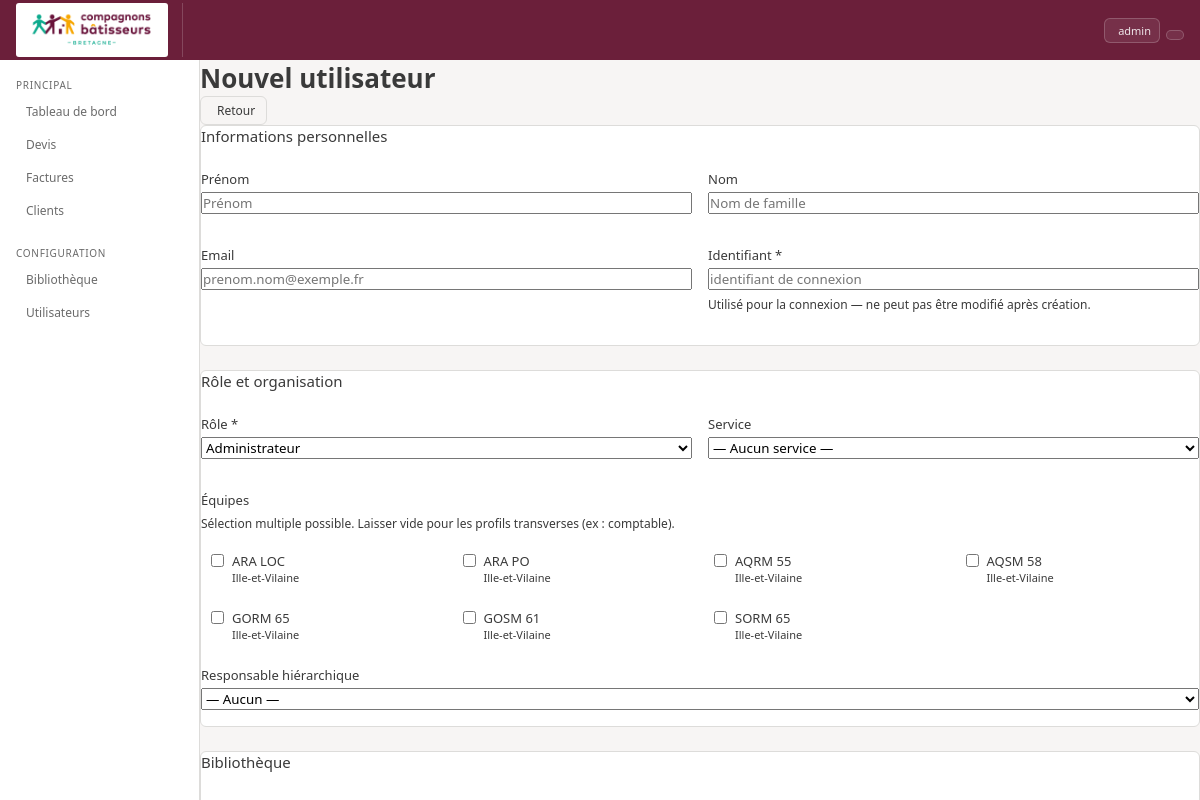
Screenshot of /utilisateurs/nouveau/ (signed in) with the database file from the repository.
### core/models.py (models this page shows, shortened)
class ParametresAssociation(models.Model):
    nom = models.CharField(max_length=200, default='Compagnons Bâtisseurs Bretagne')
    siret = models.CharField(max_length=50, blank=True)
    ape = models.CharField(max_length=20, blank=True)
    forme_juridique = models.CharField(
        max_length=100, blank=True, default='Association loi 1901'
    )
    adresse = models.TextField(blank=True)
    email = models.EmailField(blank=True)
    telephone = models.CharField(max_length=50, blank=True)
    site_web = models.URLField(blank=True)
    logo = models.ImageField(
        upload_to='logo/', null=True, blank=True
    )
    couleur_principale = models.CharField(
        max_length=7, default='#6B1F3A',
        help_text="Code hexadécimal ex: #6B1F3A"
    )
    couleur_secondaire = models.CharField(
        max_length=7, default='#2BBFA4',
        help_text="Code hexadécimal ex: #2BBFA4"
    )
    couleur_accent = models.CharField(
        max_length=7, default='#E8A020',
        help_text="Code hexadécimal ex: #E8A020"
    )
    slogan = models.CharField(
        max_length=200, blank=True,
        default='La solidarité, un chantier à partager'
    )
    class Meta:
        verbose_name = 'Paramètres association'
    @classmethod
    def get(cls):
        obj, _ = cls.objects.get_or_create(pk=1)
        return obj

class Equipe(models.Model):
    service = models.ForeignKey(
        Service, on_delete=models.PROTECT, related_name='equipes'
    )
    nom = models.CharField(max_length=200)
    ordre = models.IntegerField(default=0)
    class Meta:
        ordering = ['service', 'ordre', 'nom']
        verbose_name = 'Équipe'

class Service(models.Model):
    territoire = models.ForeignKey(
        Territoire, on_delete=models.PROTECT, related_name='services'
    )
    nom = models.CharField(max_length=200)
    conditions_devis = models.TextField(
        blank=True,
        help_text="Conditions de vente affichées sur les devis de ce service"
    )
    conditions_facture = models.TextField(
        blank=True,
        help_text="Conditions de vente affichées sur les factures de ce service"
    )
    created_at = models.DateTimeField(auto_now_add=True)
    class Meta:
        ordering = ['territoire', 'nom']
        verbose_name = 'Service'
    def __str__(self):
        return f"{self.territoire} — {self.nom}"

class Territoire(models.Model):
    nom = models.CharField(max_length=200)
    code = models.CharField(max_length=20, blank=True, help_text="Ex: 35, 29, COB")
    ordre = models.IntegerField(default=0)
    class Meta:
        ordering = ['ordre', 'nom']
        verbose_name = 'Territoire'
    def __str__(self):
        return self.nom

### core/views.py (the view, shortened to what this page needs)
# urls.py: path('utilisateurs/nouveau/', views.utilisateur_create, name='utilisateur-create'),
@login_required
def utilisateur_create(request):
    if not peut_gerer_utilisateurs(request.user):
        messages.error(request, 'Accès réservé aux administrateurs et responsables.')
        return redirect('core:dashboard')
    profil_courant = get_profil(request.user)
    if profil_courant.role == 'admin':
        equipes_disponibles = Equipe.objects.select_related('service__territoire').all()
        roles_disponibles = ProfilUtilisateur.ROLE_CHOICES
    else:
        equipes_disponibles = profil_courant.equipes.select_related('service__territoire').all()
        roles_disponibles = [
            (k, v) for k, v in ProfilUtilisateur.ROLE_CHOICES if k != 'admin'
        ]
    return render(request, 'core/utilisateur_form.html', {
        'profil': profil_courant,
        'equipes': equipes_disponibles,
        'roles': roles_disponibles,
        'services': Service.objects.select_related('territoire').all(),
        'responsables': ProfilUtilisateur.objects.filter(
            role__in=('admin', 'responsable'), user__is_active=True
        ).select_related('user').order_by('user__last_name'),
        'utilisateurs_biblio': User.objects.filter(
            is_active=True
        ).select_related('profil').order_by('last_name', 'first_name'),
        'mode': 'creation',
    })

### core/context_processors.py (called while the page is built)
def params_association(request):
    return {'params': ParametresAssociation.get()}

### core/permissions.py (called while the page is built)
def _get_profil(user):
    try:
        return user.profil
    except Exception:
        return None

def peut_gerer_utilisateurs(user):
    if not user.is_authenticated:
        return False
    profil = _get_profil(user)
    return profil and profil.role in ('admin', 'responsable')

### core/views.py (called while the page is built)
def get_profil(user):
    profil, _ = ProfilUtilisateur.objects.get_or_create(user=user)
    return profil

### core/templates/core/utilisateur_form.html (shortened to what this page needs)
{% extends 'core/base.html' %}
{% block content %}
<div class="page-header">
  <h1>{% if mode == 'creation' %}Nouvel utilisateur{% else %}Modifier {{ cible.user.get_full_name|default:cible.user.username }}{% endif %}</h1>
  <a href="{% url 'core:utilisateurs-list' %}" class="btn">
     Retour
  </a>
</div>
<form method="post">
  <div class="card form-card">
    <h2 class="form-section-title">Informations personnelles</h2>
    <div class="form-row">
      <div class="form-group">
        <label for="first_name">Prénom</label>
        <input type="text" id="first_name" name="first_name"
          value="{{ cible.user.first_name|default:'' }}"
          placeholder="Prénom">
      </div>
      <div class="form-group">
        <label for="last_name">Nom</label>
        <input type="text" id="last_name" name="last_name"
          value="{{ cible.user.last_name|default:'' }}"
          placeholder="Nom de famille">
      </div>
    </div>
    <div class="form-row">
      <div class="form-group">
        <label for="email">Email</label>
        <input type="email" id="email" name="email"
          value="{{ cible.user.email|default:'' }}"
          placeholder="prenom.nom@exemple.fr">
      </div>
      {% if mode == 'creation' %}
      <div class="form-group">
        <label for="username">Identifiant <span class="required">*</span></label>
        <input type="text" id="username" name="username"
          required placeholder="identifiant de connexion"
          autocomplete="off">
        <small class="form-hint">Utilisé pour la connexion — ne peut pas être modifié après création.</small>
      </div>
      {% endif %}
    </div>
  </div>
  <div class="card form-card">
    <h2 class="form-section-title">Rôle et organisation</h2>
    <div class="form-row">
      <div class="form-group">
        <label for="role">Rôle <span class="required">*</span></label>
        <select id="role" name="role" required>
          {% for val, label in roles %}
          <option value="{{ val }}"
            {% if mode == 'edition' and cible.role == val %}selected{% endif %}>
            {{ label }}
          </option>
          {% endfor %}
        </select>
      </div>
      <div class="form-group">
        <label for="service">Service</label>
        <select id="service" name="service">
          <option value="">— Aucun service —</option>
        </select>
      </div>
    </div>
    <div class="form-group">
      <label>Équipes</label>
      <small class="form-hint">Sélection multiple possible. Laisser vide pour les profils transverses (ex : comptable).</small>
      <div class="checkboxes-grid">
        {% for eq in equipes %}
        <label class="checkbox-label">
          <input type="checkbox" name="equipes" value="{{ eq.pk }}"
            {% if mode == 'edition' and eq in cible.equipes.all %}checked{% endif %}>
          <span>
            {{ eq.nom }}
            <small class="text-muted">{{ eq.service.territoire }}</small>
          </span>
        </label>
        {% endfor %}
      </div>
    </div>
    <div class="form-group">
      <label for="responsable">Responsable hiérarchique</label>
      <select id="responsable" name="responsable">
        <option value="">— Aucun —</option>
      </select>
    </div>
  </div>
  {% if mode == 'creation' %}
  <div class="card form-card">
    <h2 class="form-section-title">Bibliothèque</h2>
  </div>
  {% endif %}
</form>
{% endblock %}

### core/templates/core/base.html (shortened to what this page needs)
<!DOCTYPE html>
<html lang="fr">
<head>
<link rel="stylesheet" href="https://cdn.jsdelivr.net/npm/@tabler/icons-webfont@3.19.0/dist/tabler-icons.min.css"/>
</head>
<body>
<div class="topbar">
  <a href="{% url 'core:dashboard' %}" class="logo-area">
    {% if params.logo %}
      <img src="{{ params.logo.url }}" alt="{{ params.nom }}" style="height:54px;width:auto;background:#fff;border-radius:3px;padding:2px 5px">
    {% endif %}
  </a>
  {% if request.user.is_authenticated %}
  <div class="topbar-actions">
    <a href="{% url 'core:profil' %}" class="btn btn-ghost btn-sm">
      {{ request.user.get_full_name|default:request.user.username }}
    </a>
    <form method="post" action="{% url 'core:logout' %}" style="display:inline">
      <button type="submit" class="btn btn-ghost btn-sm" title="Se déconnecter">
      </button>
    </form>
  </div>
  {% endif %}
</div>
<div class="body-wrap">
  <div class="sidebar">
    <div class="nav-sect">Principal</div>
    <a href="{% url 'core:dashboard' %}" class="nav-item {% block nav_dashboard %}{% endblock %}">Tableau de bord</a>
    <a href="{% url 'core:devis-list' %}" class="nav-item {% block nav_devis %}{% endblock %}">Devis</a>
    <a href="{% url 'core:factures-list' %}" class="nav-item {% block nav_factures %}{% endblock %}">Factures</a>
    <a href="{% url 'core:clients' %}" class="nav-item {% block nav_clients %}{% endblock %}">Clients</a>
    <div class="nav-sect">Configuration</div>
    <a href="{% url 'core:biblio' %}" class="nav-item {% block nav_biblio %}{% endblock %}">Bibliothèque</a>
    {% if request.user.is_authenticated %}
      {% with role=request.user.profil.role %}
        {% if role == 'admin' or role == 'responsable' %}
        <a href="{% url 'core:utilisateurs-list' %}" class="nav-item {% block nav_users %}{% endblock %}">
          Utilisateurs
        </a>
        {% endif %}
      {% endwith %}
    {% endif %}
  </div>
  <div class="main">
    {% block content %}{% endblock %}
  </div>
</div>
</body>
</html>

### core/templates/core/base.html (style rules this page uses)
:root { --prune:#6B1F3A;--prune-dk:#4E1529;--prune-lt:#F5EEF1;--prune-bd:#D4A3B5; --teal:#2BBFA4;--teal-dk:#1E9081;--teal-lt:#E8F8F5;--teal-bd:#9DE0D5; --amber:#E8A020;--amber-lt:#FDF3E1; --red:#C0392B;--red-lt:#FDECEB; --gray:#3A3A3A;--gray-md:#6B6B6B;--gray-lt:#F0EEEC;--gray-bd:#DDDCDA; --white:#fff;--bg:#F7F5F4; --f:'Segoe UI',system-ui,sans-serif;--fm:'Courier New',monospace; --r:6px; }
* { box-sizing:border-box;margin:0;padding:0 }
body { font-family:var(--f);font-size:13px;color:var(--gray);background:var(--bg);height:100vh;overflow:hidden;display:flex;flex-direction:column }
input,button,select,textarea { font-family:var(--f) }
button { cursor:pointer }
a { color:inherit;text-decoration:none }
.topbar { background:var(--prune);height:60px;display:flex;align-items:center;padding:0 1rem;gap:10px;flex-shrink:0;z-index:100 }
.logo-area { display:flex;align-items:center;gap:9px;padding-right:14px;border-right:1px solid rgba(255,255,255,.18);text-decoration:none }
.topbar-actions { display:flex;gap:6px;align-items:center }
.body-wrap { display:flex;flex:1;overflow:hidden }
.sidebar { width:200px;background:var(--white);border-right:1px solid var(--gray-bd);display:flex;flex-direction:column;flex-shrink:0;overflow-y:auto }
.main { flex:1;overflow:hidden;display:flex;flex-direction:column }
.nav-sect { font-size:10px;text-transform:uppercase;letter-spacing:.07em;color:var(--gray-md);padding:.9rem 1rem 3px;margin-top:4px }
.nav-item { display:flex;align-items:center;gap:8px;padding:8px 1rem;font-size:12px;color:var(--gray-md);border-left:2px solid transparent;text-decoration:none }
.btn { display:inline-flex;align-items:center;gap:5px;padding:5px 11px;font-size:12px;border-radius:var(--r);border:1px solid var(--gray-bd);background:transparent;color:var(--gray);cursor:pointer;text-decoration:none }
.btn-sm { padding:4px 8px;font-size:11px }
.btn-ghost { border-color:rgba(255,255,255,.2);background:rgba(255,255,255,.08);color:rgba(255,255,255,.88) }
.card { background:var(--white);border:1px solid var(--gray-bd);border-radius:var(--r);overflow:hidden;margin-bottom:1rem }

### core/templates/core/utilisateur_form.html (style rules this page uses)
.form-card { margin-bottom: 1.5rem; }
.form-section-title { font-size: 15px; font-weight: 500; margin: 0 0 1rem; padding-bottom: 8px; border-bottom: 0.5px solid var(--color-border-tertiary); }
.form-row { display: grid; grid-template-columns: 1fr 1fr; gap: 1rem; margin-bottom: 1rem; }
.form-group { display: flex; flex-direction: column; gap: 4px; margin-bottom: 1rem; }
.form-group label { font-size: 13px; font-weight: 500; color: var(--color-text-secondary); }
.form-hint { font-size: 12px; color: var(--color-text-tertiary); margin-top: 2px; }
.required { color: var(--color-text-danger); }
.checkboxes-grid { display: grid; grid-template-columns: repeat(auto-fill, minmax(200px, 1fr)); gap: 8px; margin-top: 8px; }
.checkbox-label { display: flex; align-items: flex-start; gap: 8px; padding: 8px 10px; border: 0.5px solid var(--color-border-tertiary); border-radius: var(--border-radius-md); cursor: pointer; font-size: 13px; }
.checkbox-label input { margin-top: 2px; flex-shrink: 0; }
.checkbox-label small { display: block; font-size: 11px; }

### rows the page displays
ParametresAssociation: logo (picture)
Equipe: nom "ARA LOC", service.territoire "Ille-et-Vilaine"
Equipe: nom "ARA PO", service.territoire "Ille-et-Vilaine"
Equipe: nom "AQRM 55", service.territoire "Ille-et-Vilaine"
Equipe: nom "AQSM 58", service.territoire "Ille-et-Vilaine"
Equipe: nom "GORM 65", service.territoire "Ille-et-Vilaine"
Equipe: nom "GOSM 61", service.territoire "Ille-et-Vilaine"
Equipe: nom "SORM 65", service.territoire "Ille-et-Vilaine"

### other values shown
{{ request.user.get_full_name|default:request.user.username }} "admin"
form field role "Administrateur"
